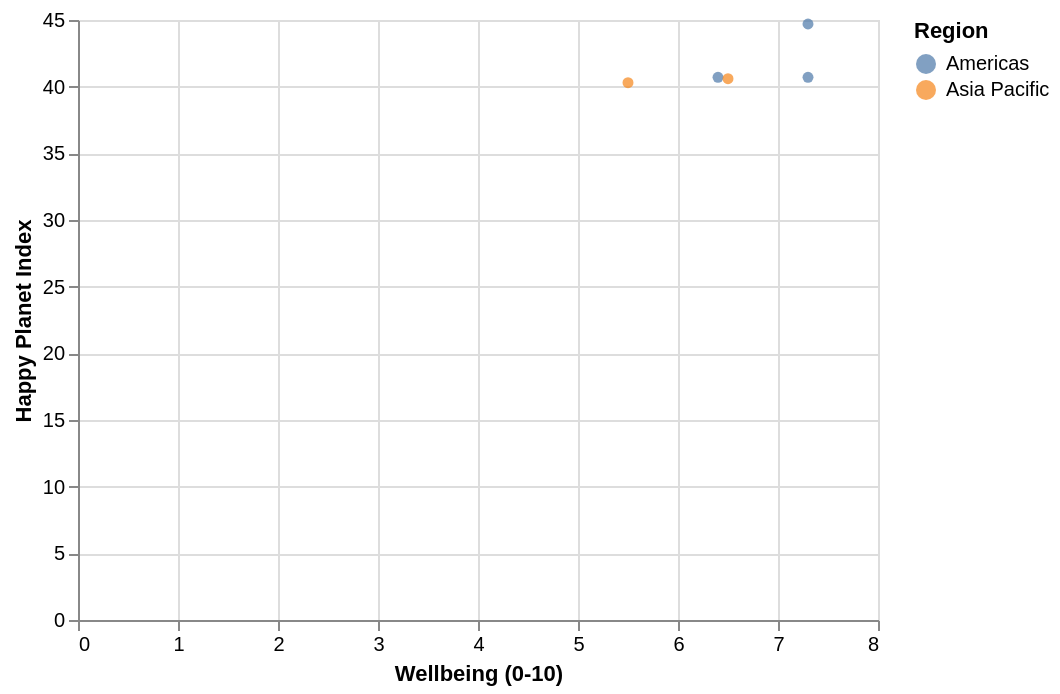

This figure's notebook cell:
### Code cell
sa=alt.selection_interval()
alt.Chart(a.head()).mark_circle().encode(x="Wellbeing (0-10):Q",y="Happy Planet Index:Q",color="Region:N").add_selection(sa)

### Figure 1 — Vega-Lite specification as saved in the notebook (floating-point values rounded to 4 significant figures)
{"config": {"view": {"continuousWidth": 400, "continuousHeight": 300}}, "data": {"name": "data-f2ea669fa1242473a6513ca8fbf772d8"}, "mark": "circle", "encoding": {"color": {"field": "Region", "type": "nominal"}, "x": {"field": "Wellbeing (0-10)", "type": "quantitative"}, "y": {"field": "Happy Planet Index", "type": "quantitative"}}, "selection": {"selector006": {"type": "interval"}}, "$schema": "https://vega.github.io/schema/vega-lite/v4.17.0.json", "datasets": {"data-f2ea669fa1242473a6513ca8fbf772d8": [{"Unnamed: 0": 0, "HPI Rank": 1, "Country": "Costa Rica", "Region": "Americas", "Life Expectancy (years)": 79.1, "Wellbeing (0-10)": 7.3, "Inequality of outcomes": "15%", "Ecological Footprint (gha/capita)": 2.8, "Happy Planet Index": 44.7}, {"Unnamed: 0": 1, "HPI Rank": 2, "Country": "Mexico", "Region": "Americas", "Life Expectancy (years)": 76.4, "Wellbeing (0-10)": 7.3, "Inequality of outcomes": "19%", "Ecological Footprint (gha/capita)": 2.9, "Happy Planet Index": 40.7}, {"Unnamed: 0": 2, "HPI Rank": 3, "Country": "Colombia", "Region": "Americas", "Life Expectancy (years)": 73.7, "Wellbeing (0-10)": 6.4, "Inequality of outcomes": "24%", "Ecological Footprint (gha/capita)": 1.9, "Happy Planet Index": 40.7}, {"Unnamed: 0": 3, "HPI Rank": 4, "Country": "Vanuatu", "Region": "Asia Pacific", "Life Expectancy (years)": 71.3, "Wellbeing (0-10)": 6.5, "Inequality of outcomes": "22%", "Ecological Footprint (gha/capita)": 1.9, "Happy Planet Index": 40.6}, {"Unnamed: 0": 4, "HPI Rank": 5, "Country": "Vietnam", "Region": "Asia Pacific", "Life Expectancy (years)": 75.5, "Wellbeing (0-10)": 5.5, "Inequality of outcomes": "19%", "Ecological Footprint (gha/capita)": 1.7, "Happy Planet Index": 40.3}]}}
